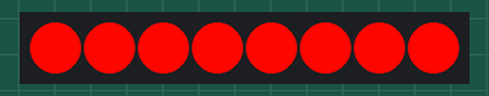
This sketch was run on a simulated Arduino Uno, built with avr-gcc and run on an emulated ATmega328P. Parts: 8 RGB LEDs in strip order, left to right. Dim RGB values are drawn brighter than linear.

Above: at 0.45 s.
At 4.37 s:
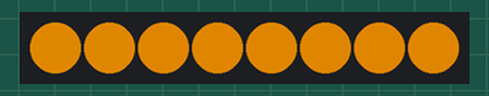
At 11.41 s:
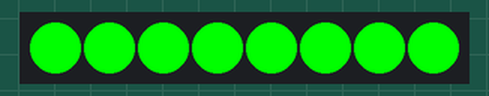
At 19.89 s:
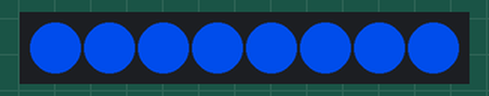
At 29.62 s:
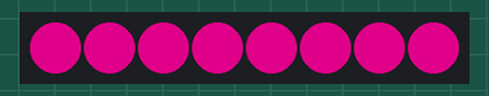
At 39.65 s:
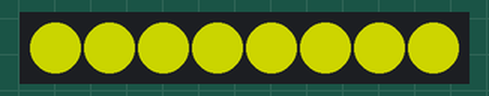
Timing chart, 0 to 40.0 s (numbered marks = the images above):
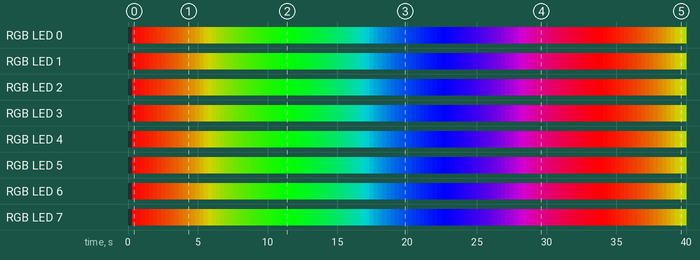

Measured:
- by itself, RGB LED 0: off → RGB(249, 6, 0) at 0.30 s, → RGB(242, 13, 0) 0.30 s later, → RGB(235, 20, 0) 0.30 s later, → RGB(228, 27, 0) 0.30 s later, … (132 changes in this stretch)
- by itself, RGB LED 1: off → RGB(249, 6, 0) at 0.30 s, → RGB(242, 13, 0) 0.30 s later, → RGB(235, 20, 0) 0.30 s later, → RGB(228, 27, 0) 0.30 s later, … (132 changes in this stretch)

The sketch:

PhilLEDCycle.ino
```cpp
#include <Adafruit_NeoPixel.h>

#define PIN            6
#define NUMPIXELS      8
Adafruit_NeoPixel pixels = Adafruit_NeoPixel(NUMPIXELS, PIN, NEO_GRB + NEO_KHZ800);
void setup() {
  pixels.begin();
}
void loop() {

  for (int x = 0; x < 256; x++) {
    for (int i = 0; i < NUMPIXELS; i++) {

      pixels.show();
      pixels.setPixelColor(i, pixels.Color(255 - x, x, 0));
      delay(5);

    }

  }
  delay(5);
  for ( int x = 0; x < 256; ++x) {
    for (int i = 0; i < NUMPIXELS; i++) {
      pixels.show();
      pixels.setPixelColor(i, pixels.Color(0, 255 - x, x));
      delay(5);

    }
  }
  for ( int x = 0; x < 256; ++x) {
    for (int i = 0; i < NUMPIXELS; i++) {
      pixels.show();
      pixels.setPixelColor(i, pixels.Color(x, 0, 255 - x));
      delay(5);


    }
  }
}
```
